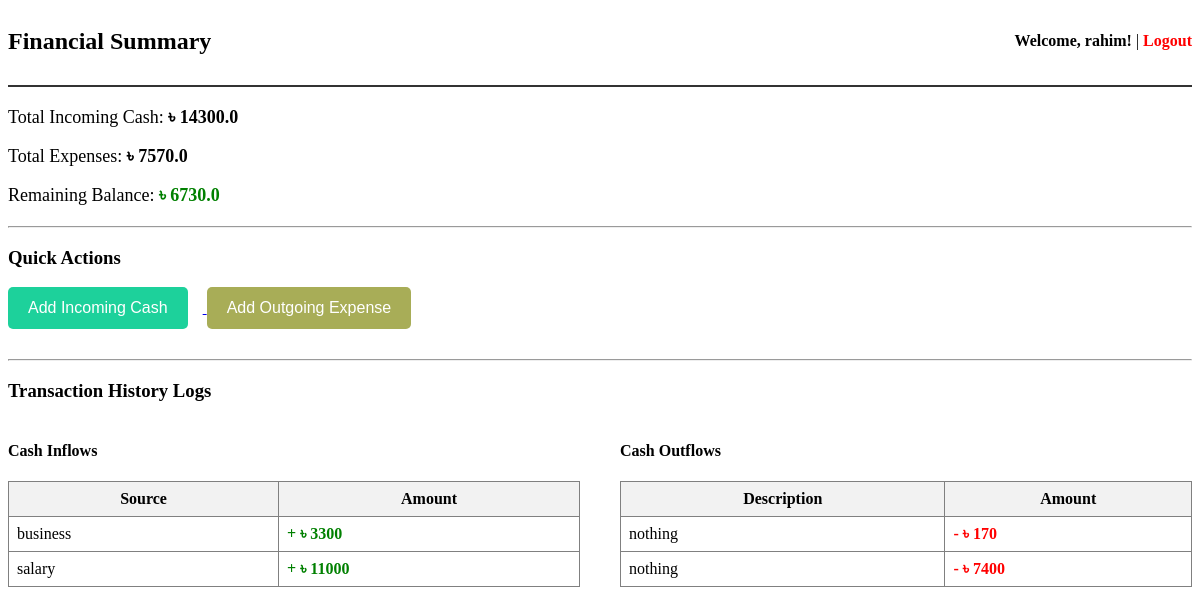
Page /dashboard/ (signed in) on the earlier database version.
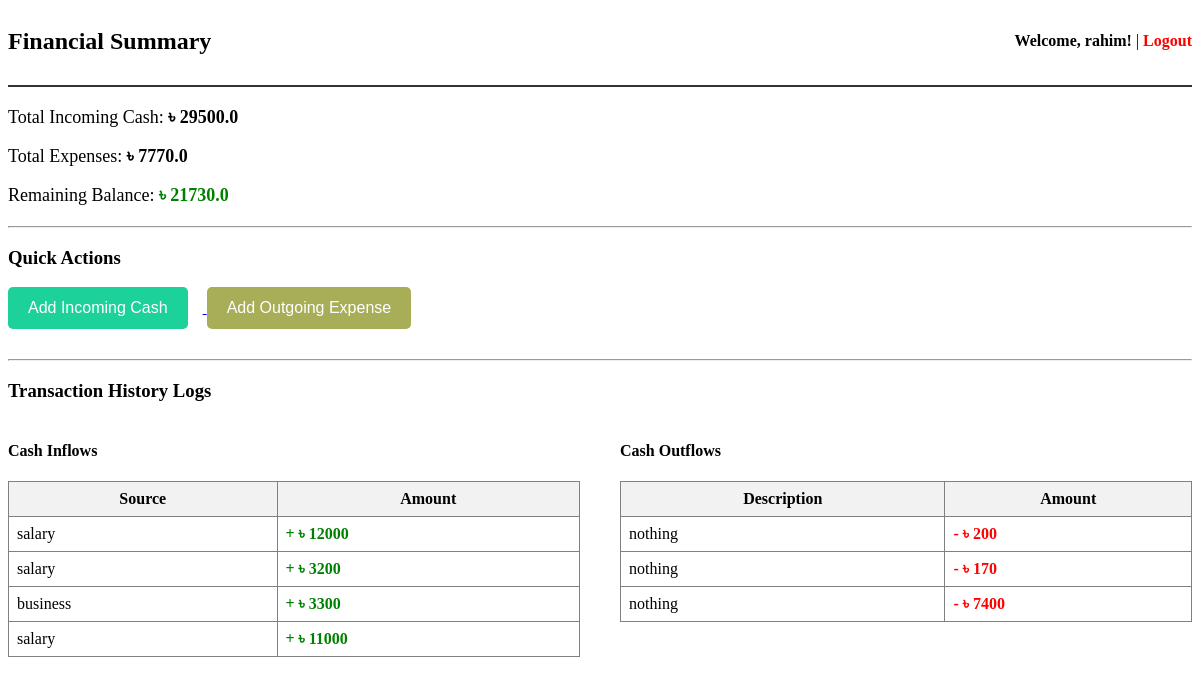
Same page on the later database version.
### ManageCash/models.py (models this page shows, shortened)
class AddCash(models.Model):
    user = models.ForeignKey(User, on_delete=models.CASCADE)
    source = models.CharField(max_length=100)
    datetime = models.DateTimeField(auto_now_add=True)
    amount = models.IntegerField()
    description = models.TextField(blank=True, null=True)

class Expense(models.Model):
    user = models.ForeignKey(User, on_delete=models.CASCADE)
    description = models.TextField()
    amount = models.IntegerField()
    datetime = models.DateTimeField(auto_now_add=True)

### ManageCash/views.py (the view)
# urls.py: path('dashboard/', views.dashboard_view, name='dashboard'),
def dashboard_view(request):
    if not request.user.is_authenticated:
        return redirect('login')
    user_incomes = AddCash.objects.filter(user=request.user)
    user_expenses = Expense.objects.filter(user=request.user)
    total_cash = 0
    for income in user_incomes:
        total_cash += float(getattr(income, 'amount', 0))
    total_expense = 0
    for expense in user_expenses:
        total_expense += float(getattr(expense, 'amount', 0))
    balance = total_cash - total_expense
    incomes = user_incomes.order_by('-datetime')
    expenses = user_expenses.order_by('-datetime')
    context = {
        'total_cash': total_cash,
        'total_expense': total_expense,
        'balance': balance,
        'incomes': incomes,
        'expenses': expenses,
    }
    return render(request, 'dashboard.html', context)

### ManageCash/templates/dashboard.html (shortened to what this page needs)
<!DOCTYPE html>
<html>
<head>
</head>
<body>
    <div style="display: flex; justify-content: space-between; align-items: center; border-bottom: 2px solid #333; padding-bottom: 10px;">
        <h2>Financial Summary</h2>
        <div>
            <strong>Welcome, {{ request.user.username }}!</strong> |
            <a href="{% url 'logout' %}" style="color: red; text-decoration: none; font-weight: bold;">Logout</a>
        </div>
    </div>
    <div style="margin: 20px 0; font-size: 18px;">
        <p>Total Incoming Cash: <strong>৳ {{ total_cash }}{{ total_income }}</strong></p>
        <p>Total Expenses: <strong>৳ {{ total_expense }}</strong></p>
        <p>Remaining Balance: <strong style="color: green;">৳ {{ balance }}{{ net_balance }}</strong></p>
    </div>
    <hr>
    <h3>Quick Actions</h3>
    <div style="margin-bottom: 30px;">
        <a href="{% url 'add_cash' %}">
            <button style="background-color: #1dd19b; color: white; padding: 12px 20px; font-size: 16px; border: none; border-radius: 5px; cursor: pointer; margin-right: 15px;">
                 Add Incoming Cash
            </button>
        </a>
        <a href="{% url 'add_expense' %}">
            <button style="background-color: #a8ad57; color: white; padding: 12px 20px; font-size: 16px; border: none; border-radius: 5px; cursor: pointer;">
                Add Outgoing Expense
            </button>
        </a>
    </div>
    <hr>
    <h3>Transaction History Logs</h3>
    <div style="display: flex; gap: 40px;">
        <div style="flex: 1;">
            <h4>Cash Inflows</h4>
            <table border="1" cellpadding="8" style="width: 100%; border-collapse: collapse;">
                <tr style="background-color: #f2f2f2;">
                    <th>Source</th>
                    <th>Amount</th>
                </tr>
                {% for cash in incomes %}
                <tr>
                    <td>{{ cash.source }}</td>
                    <td style="color: green; font-weight: bold;">+ ৳ {{ cash.amount }}</td>
                </tr>
                {% empty %}
                <tr>
                    <td colspan="2" style="color: gray; text-align: center;">No cash inputs recorded yet.</td>
                </tr>
                {% endfor %}
            </table>
        </div>
        <div style="flex: 1;">
            <h4>Cash Outflows</h4>
            <table border="1" cellpadding="8" style="width: 100%; border-collapse: collapse;">
                <tr style="background-color: #f2f2f2;">
                    <th>Description</th>
                    <th>Amount</th>
                </tr>
                {% for exp in expenses %}
                <tr>
                    <td>{{ exp.description }}</td>
                    <td style="color: red; font-weight: bold;">- ৳ {{ exp.amount }}</td>
                </tr>
                {% empty %}
                <tr>
                    <td colspan="2" style="color: gray; text-align: center;">No expenses recorded yet.</td>
                </tr>
                {% endfor %}
            </table>
        </div>
    </div>
</body>
</html>

Differences in the rows shown:
added AddCash: source "salary", amount "12000"
added AddCash: source "salary", amount "3200"
added Expense: description "nothing", amount "200"
Other differences:
{{ total_cash }}: "14300.0" → "29500.0"
{{ total_expense }}: "7570.0" → "7770.0"
{{ balance }}: "6730.0" → "21730.0"
